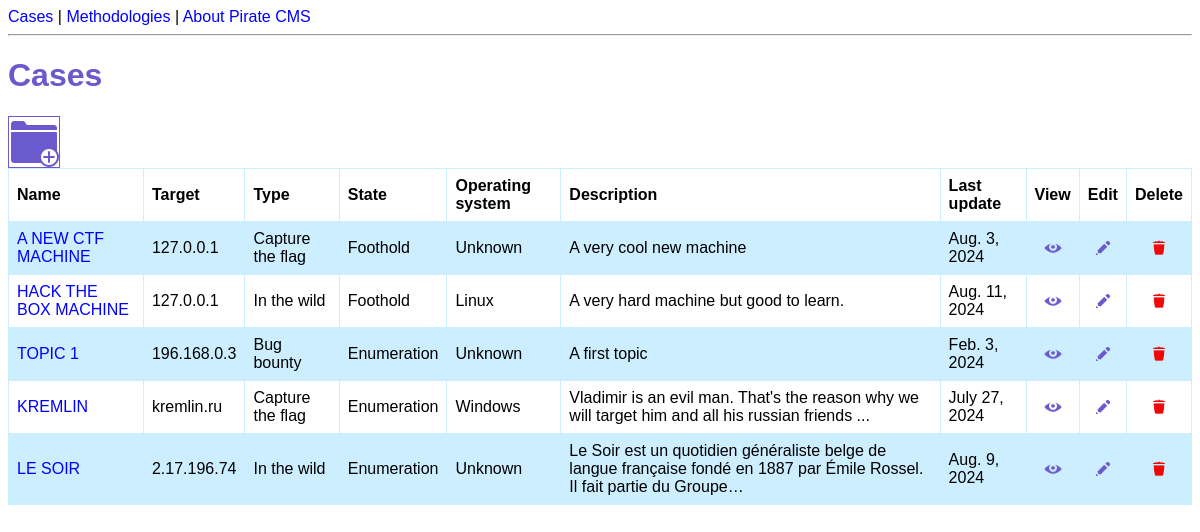
The page /cases/ on the database its author committed.
### cms/models.py (models this page shows, shortened)
class Case(models.Model):
    class State(models.TextChoices):
        ENUMERATION = 'Enumeration'
        FOOTHOLD = 'Foothold'
        PRIVESC = 'Privilege escalation'
        ROOTED = 'Rooted'
    class OperatingSystem(models.TextChoices):
        UNKNOWN = 'Unknown'
        LINUX = 'Linux'
        WINDOWS = 'Windows'
    class TypeTarget(models.TextChoices):
        CAPTURE_THE_FLAG = 'Capture the flag'
        BUG_BOUNTY = 'Bug bounty'
        IN_THE_WILD = 'In the wild'
        NOT_DEFINED = 'Not defined'
    name = models.fields.CharField(max_length=250, null=True)
    webpage = models.fields.URLField(null=True, blank=True)
    address = models.fields.CharField(max_length=250, null=True)
    description = models.fields.CharField(max_length=1000, null=True, blank=True)
    state = models.fields.CharField(choices=State.choices, max_length=20, default="Enumeration")
    OS = models.fields.CharField(choices=OperatingSystem.choices, max_length=10, default="Unknown")
    last_update = models.fields.DateField(null=True, default=date.today())
    type_of_target = models.fields.CharField(choices=TypeTarget.choices, max_length=20, default='Not defined')

### cms/views.py (the view)
# urls.py: path('cases/', views.cases_list, name='cases-list'),
def cases_list(request):
    cases = Case.objects.all()
    return render(request, 'cms/cases.html', {'cases': cases})

### cms/templates/cms/cases.html (shortened to what this page needs)
{% extends 'cms/base.html' %}
{% load static %}
{% block content %}
<h1>Cases</h1>
<a href="{% url 'case-create' %}">
    <img src="{% static 'cms/newCase_icon.png' %}" class="big_icons" title="Create a new case">
</a>
<table>
    <tr>
        <th>Name</th>
        <th>Target</th>
        <th>Type</th>
        <th>State</th>
        <th>Operating system</th>
        <th>Description</th>
        <th>Last update</th>
        <th style="text-align: center;">View</th>
        <th style="text-align: center;">Edit</th>
        <th style="text-align: center;"> Delete</th>
    </tr>
    {% for case in cases %}
    <tr>
        <td><a href="{% url 'case-detail' case.id %}" title="View details">{{ case.name|upper }}</a></td>
        <td>{{ case.address }}</td>
        <td>{{ case.type_of_target }}</td>
        <td>{{ case.state }}</td>
        <td>{{ case.OS }}</td>
        <td>{{ case.description|truncatechars:120 }}</td>
        <td>{{ case.last_update }}</td>
        <td style="text-align: center;">
            <a href="{% url 'case-detail' case.id %}">
                <img  src="{% static 'cms/view_icon.png' %}" width="18" height="18" title="View details">
            </a>
        </td>
        <td style="text-align: center;">
            <a href="{% url 'case-update' case.id %}">
                <img src="{% static 'cms/edit_icon.png' %}" width="18" height="18" title="Edit">
            </a>
        </td>
        <td style="text-align: center;">
            <a href="{% url 'case-delete' case.id %}">
                <img src="{% static 'cms/delete_icon.png' %}" width="18" height="18" title="Delete">
            </a>
        </td>
    </tr>
    {% endfor %}
</table>
{% endblock %}

### cms/static/cms/styles.css (style rules this page uses)
* { font-family: Helvetica; }
h1 { color: slateblue; }
a { text-decoration: none; color: blue; }
table { width: 100%; border-collapse: collapse; }
td, th { border: 1px solid #cceeff; text-align: left; padding: 8px; }
tr:nth-child(even) { background-color: #cceeff; }
.big_icons { border: solid slateblue 1px; }

### rows shown on the page
Case: name "A NEW CTF MACHINE", address "127.0.0.1", type_of_target "Capture the flag", state "Foothold", OS "Unknown", description "A very cool new machine", last_update "Aug. 3, 2024"
Case: name "HACK THE BOX MACHINE", address "127.0.0.1", type_of_target "In the wild", state "Foothold", OS "Linux", description "A very hard machine but good to learn.", last_update "Aug. 11, 2024"
Case: name "TOPIC 1", address "196.168.0.3", type_of_target "Bug bounty", state "Enumeration", OS "Unknown", description "A first topic", last_update "Feb. 3, 2024"
Case: name "KREMLIN", address "kremlin.ru", type_of_target "Capture the flag", state "Enumeration", OS "Windows", description "Vladimir is an evil man. That's the reason why we will target him and all his russian friends ...", last_update "July 27, 2024"
Case: name "LE SOIR", address "2.17.196.74", type_of_target "In the wild", state "Enumeration", OS "Unknown", description "Le Soir est un quotidien généraliste belge de langue française fondé en 1887 par Émile Rossel. Il fait partie du Groupe…", last_update "Aug. 9, 2024"
